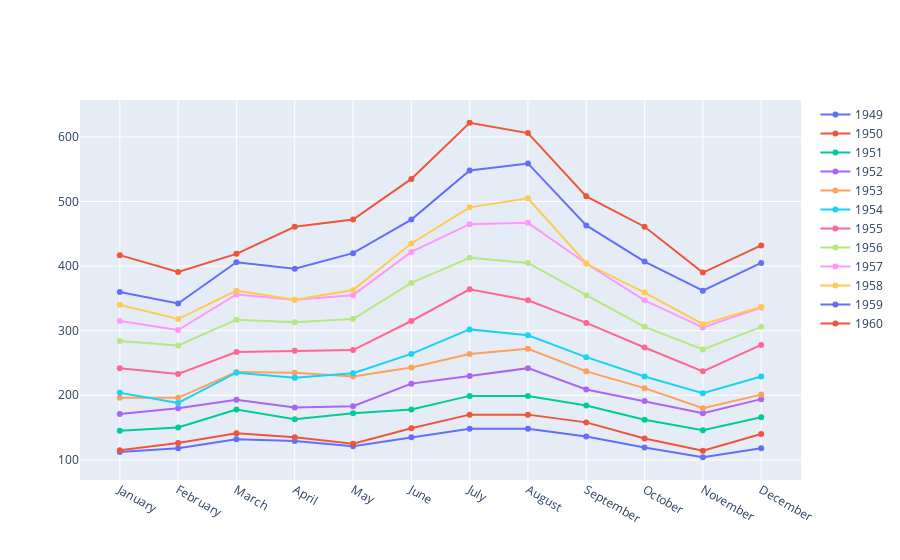

Here is the notebook cell this chart was saved with:
### Markdown cell above
Ранее вы отобразили авиаперевозки за 1950 и 1960 годы и вывели их в одних осях координат, при этом подписи на оси абсцисс определяли месяцы, в которых произведены измерения. Используйте цикл, чтобы отобразить аналогичным образом графики за все годы, в которые есть наблюдения.

Для получения всех лет, в которые проводились измерения, используйте конструкцию `data['Month'].dt.year.unique()`.
Пройдите в цикле по всем годам, фильтруя данные для отображения с учётом текущего года.

### Code cell
paper = go.Figure()
for year in data['Month'].dt.year.unique():
    x = data['Month'].dt.month_name().unique()
    y = data.loc[data['Month'].dt.year == year, 'Passengers']
    paper.add_trace(
        go.Scatter(
            x = x,
            y = y,
            name = str(year)
        )
    )
paper.show()

### Figure 1 — Plotly figure (JSON) as saved in the notebook; plotly's stock layout.template omitted (floating-point values rounded to 4 significant figures)
{"data": [{"name": "1949", "type": "scatter", "x": ["January", "February", "March", "April", "May", "June", "July", "August", "September", "October", "November", "December"], "y": [112, 118, 132, 129, 121, 135, 148, 148, 136, 119, 104, 118]}, {"name": "1950", "type": "scatter", "x": ["January", "February", "March", "April", "May", "June", "July", "August", "September", "October", "November", "December"], "y": [115, 126, 141, 135, 125, 149, 170, 170, 158, 133, 114, 140]}, {"name": "1951", "type": "scatter", "x": ["January", "February", "March", "April", "May", "June", "July", "August", "September", "October", "November", "December"], "y": [145, 150, 178, 163, 172, 178, 199, 199, 184, 162, 146, 166]}, {"name": "1952", "type": "scatter", "x": ["January", "February", "March", "April", "May", "June", "July", "August", "September", "October", "November", "December"], "y": [171, 180, 193, 181, 183, 218, 230, 242, 209, 191, 172, 194]}, {"name": "1953", "type": "scatter", "x": ["January", "February", "March", "April", "May", "June", "July", "August", "September", "October", "November", "December"], "y": [196, 196, 236, 235, 229, 243, 264, 272, 237, 211, 180, 201]}, {"name": "1954", "type": "scatter", "x": ["January", "February", "March", "April", "May", "June", "July", "August", "September", "October", "November", "December"], "y": [204, 188, 235, 227, 234, 264, 302, 293, 259, 229, 203, 229]}, {"name": "1955", "type": "scatter", "x": ["January", "February", "March", "April", "May", "June", "July", "August", "September", "October", "November", "December"], "y": [242, 233, 267, 269, 270, 315, 364, 347, 312, 274, 237, 278]}, {"name": "1956", "type": "scatter", "x": ["January", "February", "March", "April", "May", "June", "July", "August", "September", "October", "November", "December"], "y": [284, 277, 317, 313, 318, 374, 413, 405, 355, 306, 271, 306]}, {"name": "1957", "type": "scatter", "x": ["January", "February", "March", "April", "May", "June", "July", "August", "September", "October", "November", "December"], "y": [315, 301, 356, 348, 355, 422, 465, 467, 404, 347, 305, 336]}, {"name": "1958", "type": "scatter", "x": ["January", "February", "March", "April", "May", "June", "July", "August", "September", "October", "November", "December"], "y": [340, 318, 362, 348, 363, 435, 491, 505, 404, 359, 310, 337]}, {"name": "1959", "type": "scatter", "x": ["January", "February", "March", "April", "May", "June", "July", "August", "September", "October", "November", "December"], "y": [360, 342, 406, 396, 420, 472, 548, 559, 463, 407, 362, 405]}, {"name": "1960", "type": "scatter", "x": ["January", "February", "March", "April", "May", "June", "July", "August", "September", "October", "November", "December"], "y": [417, 391, 419, 461, 472, 535, 622, 606, 508, 461, 390, 432]}], "layout": {}}
